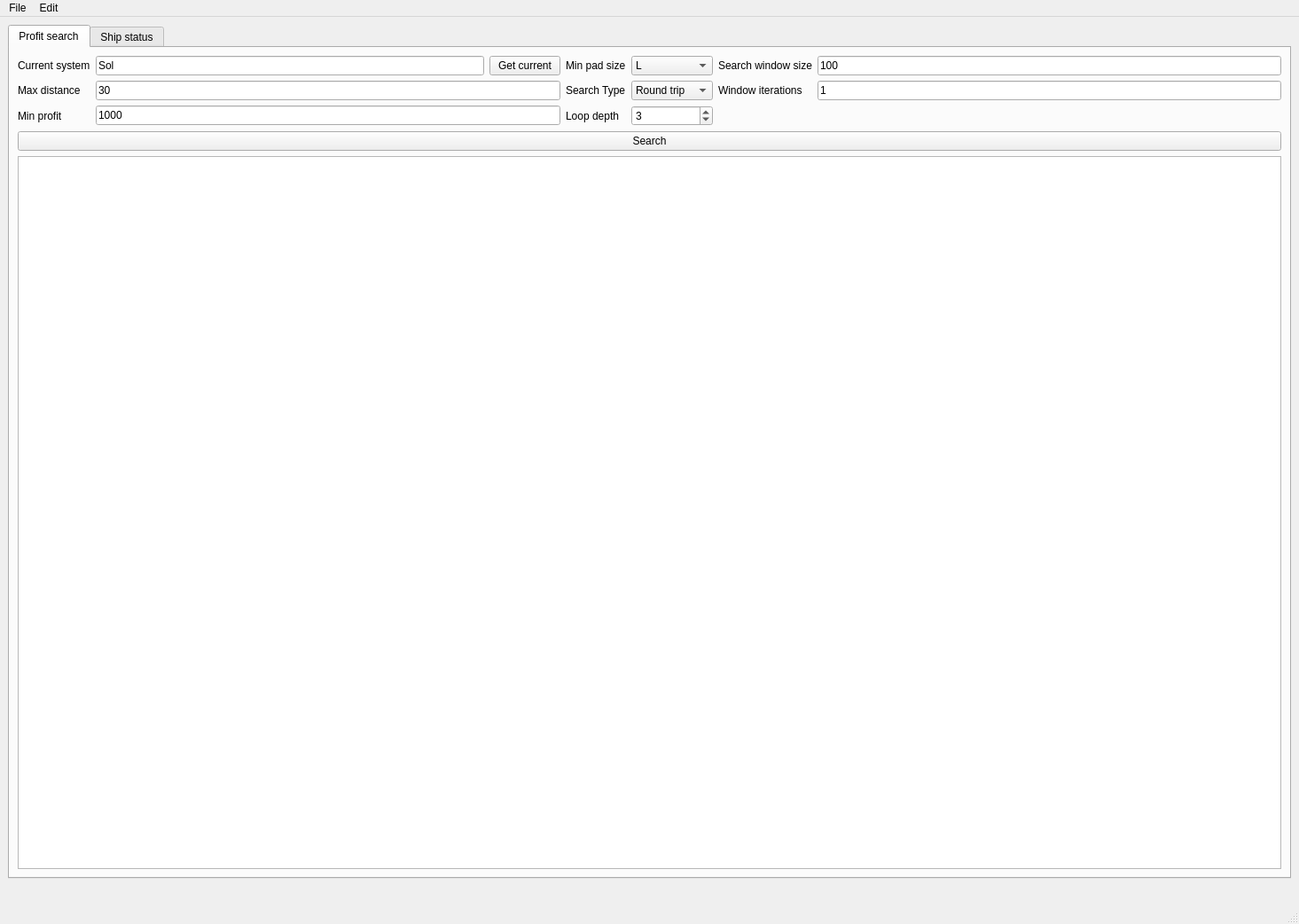
<?xml version="1.0" encoding="UTF-8"?>
<ui version="4.0">
 <class>MainWindow</class>
 <widget class="QMainWindow" name="MainWindow">
  <property name="enabled">
   <bool>true</bool>
  </property>
  <property name="geometry">
   <rect>
    <x>0</x>
    <y>0</y>
    <width>1465</width>
    <height>1042</height>
   </rect>
  </property>
  <property name="windowTitle">
   <string>MainWindow</string>
  </property>
  <widget class="QWidget" name="centralwidget">
   <layout class="QVBoxLayout" name="verticalLayout_6">
    <item>
     <layout class="QVBoxLayout" name="verticalLayout_2">
      <item>
       <widget class="QTabWidget" name="tabWidget">
        <property name="currentIndex">
         <number>0</number>
        </property>
        <widget class="QWidget" name="tab">
         <attribute name="title">
          <string>Profit search</string>
         </attribute>
         <layout class="QVBoxLayout" name="verticalLayout_4">
          <item>
           <layout class="QVBoxLayout" name="verticalLayout_5">
            <item>
             <layout class="QGridLayout" name="gridLayout">
              <item row="1" column="3">
               <widget class="QComboBox" name="minPadSizeCombo">
                <property name="sizePolicy">
                 <sizepolicy hsizetype="Preferred" vsizetype="Fixed">
                  <horstretch>0</horstretch>
                  <verstretch>0</verstretch>
                 </sizepolicy>
                </property>
                <property name="currentIndex">
                 <number>2</number>
                </property>
                <item>
                 <property name="text">
                  <string>any</string>
                 </property>
                </item>
                <item>
                 <property name="text">
                  <string>M</string>
                 </property>
                </item>
                <item>
                 <property name="text">
                  <string>L</string>
                 </property>
                </item>
               </widget>
              </item>
              <item row="3" column="0">
               <widget class="QLabel" name="label_3">
                <property name="text">
                 <string>Max distance</string>
                </property>
               </widget>
              </item>
              <item row="3" column="1">
               <widget class="QLineEdit" name="maxDistanceTxt">
                <property name="text">
                 <string>30</string>
                </property>
               </widget>
              </item>
              <item row="4" column="0">
               <widget class="QLabel" name="label_4">
                <property name="text">
                 <string>Min profit</string>
                </property>
               </widget>
              </item>
              <item row="4" column="1">
               <widget class="QLineEdit" name="minProfitTxt">
                <property name="text">
                 <string>1000</string>
                </property>
               </widget>
              </item>
              <item row="1" column="5">
               <widget class="QLineEdit" name="windowSizeTxt">
                <property name="text">
                 <string>100</string>
                </property>
               </widget>
              </item>
              <item row="1" column="4">
               <widget class="QLabel" name="label_2">
                <property name="text">
                 <string>Search window size</string>
                </property>
               </widget>
              </item>
              <item row="1" column="2">
               <widget class="QLabel" name="label_5">
                <property name="text">
                 <string>Min pad size</string>
                </property>
               </widget>
              </item>
              <item row="3" column="5">
               <widget class="QLineEdit" name="windowCountTxt">
                <property name="text">
                 <string>1</string>
                </property>
               </widget>
              </item>
              <item row="3" column="4">
               <widget class="QLabel" name="label_6">
                <property name="text">
                 <string>Window iterations</string>
                </property>
               </widget>
              </item>
              <item row="3" column="3">
               <widget class="QComboBox" name="searchTypeCombo">
                <property name="currentIndex">
                 <number>1</number>
                </property>
                <item>
                 <property name="text">
                  <string>One way</string>
                 </property>
                </item>
                <item>
                 <property name="text">
                  <string>Round trip</string>
                 </property>
                </item>
                <item>
                 <property name="text">
                  <string>Loop graph</string>
                 </property>
                </item>
               </widget>
              </item>
              <item row="3" column="2">
               <widget class="QLabel" name="label_7">
                <property name="text">
                 <string>Search Type</string>
                </property>
               </widget>
              </item>
              <item row="4" column="2">
               <widget class="QLabel" name="label_8">
                <property name="text">
                 <string>Loop depth</string>
                </property>
               </widget>
              </item>
              <item row="4" column="3">
               <widget class="QSpinBox" name="graphDepthSpin">
                <property name="minimum">
                 <number>2</number>
                </property>
                <property name="maximum">
                 <number>5</number>
                </property>
                <property name="value">
                 <number>3</number>
                </property>
               </widget>
              </item>
              <item row="1" column="1">
               <layout class="QHBoxLayout" name="horizontalLayout_3">
                <item>
                 <widget class="QLineEdit" name="currentSystemTxt">
                  <property name="text">
                   <string>Sol</string>
                  </property>
                 </widget>
                </item>
                <item>
                 <widget class="QPushButton" name="getCurrentBtn">
                  <property name="text">
                   <string>Get current</string>
                  </property>
                 </widget>
                </item>
               </layout>
              </item>
              <item row="1" column="0">
               <widget class="QLabel" name="label">
                <property name="text">
                 <string>Current system</string>
                </property>
               </widget>
              </item>
             </layout>
            </item>
            <item>
             <widget class="QPushButton" name="searchBtn">
              <property name="text">
               <string>Search</string>
              </property>
              <property name="autoDefault">
               <bool>false</bool>
              </property>
              <property name="default">
               <bool>false</bool>
              </property>
             </widget>
            </item>
            <item>
             <widget class="QTableView" name="SearchResultTable">
              <property name="sizePolicy">
               <sizepolicy hsizetype="Expanding" vsizetype="Expanding">
                <horstretch>0</horstretch>
                <verstretch>0</verstretch>
               </sizepolicy>
              </property>
              <property name="toolTipDuration">
               <number>1</number>
              </property>
              <property name="selectionMode">
               <enum>QAbstractItemView::SingleSelection</enum>
              </property>
              <property name="sortingEnabled">
               <bool>false</bool>
              </property>
              <property name="cornerButtonEnabled">
               <bool>false</bool>
              </property>
              <attribute name="horizontalHeaderCascadingSectionResizes">
               <bool>true</bool>
              </attribute>
              <attribute name="horizontalHeaderHighlightSections">
               <bool>false</bool>
              </attribute>
              <attribute name="horizontalHeaderMinimumSectionSize">
               <number>10</number>
              </attribute>
              <attribute name="horizontalHeaderShowSortIndicator" stdset="0">
               <bool>false</bool>
              </attribute>
              <attribute name="horizontalHeaderStretchLastSection">
               <bool>false</bool>
              </attribute>
              <attribute name="verticalHeaderVisible">
               <bool>false</bool>
              </attribute>
              <attribute name="verticalHeaderCascadingSectionResizes">
               <bool>false</bool>
              </attribute>
              <attribute name="verticalHeaderHighlightSections">
               <bool>false</bool>
              </attribute>
             </widget>
            </item>
           </layout>
          </item>
         </layout>
        </widget>
        <widget class="QWidget" name="tab_2">
         <attribute name="title">
          <string>Ship status</string>
         </attribute>
         <layout class="QGridLayout" name="gridLayout_3">
          <item row="0" column="0">
           <layout class="QGridLayout" name="gridLayout_2">
            <item row="0" column="0">
             <widget class="QLabel" name="label_9">
              <property name="text">
               <string>Ship unladen jump range</string>
              </property>
             </widget>
            </item>
            <item row="0" column="1">
             <widget class="QLineEdit" name="unladenRangeTxt"/>
            </item>
            <item row="1" column="0">
             <widget class="QLabel" name="label_10">
              <property name="sizePolicy">
               <sizepolicy hsizetype="Minimum" vsizetype="Minimum">
                <horstretch>0</horstretch>
                <verstretch>0</verstretch>
               </sizepolicy>
              </property>
              <property name="text">
               <string>Ship fully loaded jump range</string>
              </property>
             </widget>
            </item>
            <item row="3" column="1">
             <widget class="QLineEdit" name="currentlyNearAtTxt">
              <property name="readOnly">
               <bool>true</bool>
              </property>
             </widget>
            </item>
            <item row="2" column="0">
             <widget class="QLabel" name="label_11">
              <property name="text">
               <string>Current system</string>
              </property>
             </widget>
            </item>
            <item row="2" column="1">
             <widget class="QLineEdit" name="currenlyAtSystemTxt">
              <property name="readOnly">
               <bool>true</bool>
              </property>
             </widget>
            </item>
            <item row="3" column="0">
             <widget class="QLabel" name="label_12">
              <property name="text">
               <string>Curretly near at</string>
              </property>
             </widget>
            </item>
            <item row="1" column="1">
             <widget class="QLineEdit" name="loadedRangeTXt"/>
            </item>
            <item row="4" column="0">
             <widget class="QLabel" name="label_13">
              <property name="text">
               <string>Docking request sent</string>
              </property>
             </widget>
            </item>
            <item row="4" column="1">
             <widget class="QLineEdit" name="dockingRequestStatusTxt">
              <property name="readOnly">
               <bool>true</bool>
              </property>
             </widget>
            </item>
           </layout>
          </item>
          <item row="2" column="0">
           <spacer name="verticalSpacer">
            <property name="orientation">
             <enum>Qt::Vertical</enum>
            </property>
            <property name="sizeHint" stdset="0">
             <size>
              <width>20</width>
              <height>40</height>
             </size>
            </property>
           </spacer>
          </item>
         </layout>
        </widget>
       </widget>
      </item>
      <item>
       <layout class="QHBoxLayout" name="horizontalLayout_2">
        <item>
         <widget class="QLabel" name="statusMessageTxt">
          <property name="text">
           <string/>
          </property>
         </widget>
        </item>
       </layout>
      </item>
     </layout>
    </item>
   </layout>
  </widget>
  <widget class="QMenuBar" name="menubar">
   <property name="geometry">
    <rect>
     <x>0</x>
     <y>0</y>
     <width>1465</width>
     <height>21</height>
    </rect>
   </property>
   <widget class="QMenu" name="menuFile">
    <property name="title">
     <string>File</string>
    </property>
    <addaction name="exitMenu"/>
   </widget>
   <widget class="QMenu" name="editMenu">
    <property name="title">
     <string>Edit</string>
    </property>
    <addaction name="optionsMenu"/>
   </widget>
   <addaction name="menuFile"/>
   <addaction name="editMenu"/>
  </widget>
  <widget class="QStatusBar" name="statusbar"/>
  <action name="optionsMenu">
   <property name="text">
    <string>Options</string>
   </property>
  </action>
  <action name="exitMenu">
   <property name="text">
    <string>Exit</string>
   </property>
  </action>
 </widget>
 <resources/>
 <connections/>
</ui>
